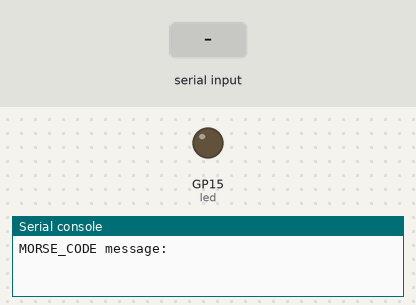
This program was run on a simulated Raspberry Pi Pico running CircuitPython. On the bench: output pins drawn as LEDs (lit = HIGH), the last lines printed to the serial console. The inputs (shaded band) are chosen by the test bench.

Above: at 1.2 s.
1.3 s: "." typed at the serial console, then Enter
At 1.9 s:
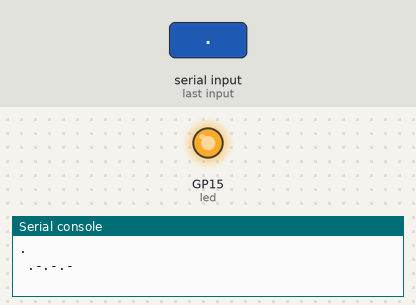
4.3 s: "-" typed at the serial console, then Enter
Timing chart, 0 to 13.3 s (numbered marks = the images above; inputs shaded):
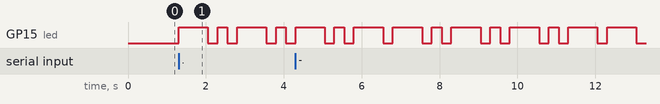

The program:

Morse1.py
```python
import board
import digitalio
import time
led = digitalio.DigitalInOut(board.GP15)
led.direction = digitalio.Direction.OUTPUT

# Dictionary representing the morse code chart
MORSE_CODE = { 'A':'.-', 'B':'-...',
    'C':'-.-.', 'D':'-..', 'E':'.',
    'F':'..-.', 'G':'--.', 'H':'....',
    'I':'..', 'J':'.---', 'K':'-.-',
    'L':'.-..', 'M':'--', 'N':'-.',
    'O':'---', 'P':'.--.', 'Q':'--.-',
    'R':'.-.', 'S':'...', 'T':'-',
    'U':'..-', 'V':'...-', 'W':'.--',
    'X':'-..-', 'Y':'-.--', 'Z':'--..',
    '1':'.----', '2':'..---', '3':'...--',
    '4':'....-', '5':'.....', '6':'-....',
    '7':'--...', '8':'---..', '9':'----.',
    '0':'-----', ', ':'--..--', '.':'.-.-.-',
    '?':'..--..', '/':'-..-.', '-':'-....-',
    '(':'-.--.', ')':'-.--.-'}
modifier = 0.25
dot_time = 1*modifier
dash_time = 3*modifier
between_taps = 1*modifier
between_letters = 3*modifier
between_words = 7*modifier
translated_message = ''# tells the code to put a space inbetween the code.

while True:
    message = input("MORSE_CODE message: ") # tells computer to ask for message
    print(message)
    if message == '-q':# if the user types in a lowercase -q quit
            break
    message= message.upper()# turns lowercase into upercase
    print(message)

    for letter in message:
        translated_message = translated_message + ' ' + MORSE_CODE[letter] # tells code to do translated message plus a space for the morse code to stay in one line.

    print(translated_message) # this prints the code

    for character in translated_message: #loop thru morse message
        print(character)
        if character == ".":
            led.value = True
            time.sleep(dot_time)
            led.value = False
        if character == "/":
            led.value = True
            time.sleep(between_taps)
            led.value = False
        if character == " ":
            led.value = True
            time.sleep(between_letters)
            led.value = False
        if character == "-":
            led.value = True
            time.sleep(dash_time)
            led.value = False

        time.sleep(dot_time)
```

Measured:
- after the input at 1.3 s, GP15 (led): LOW → HIGH at once, → LOW 0.75 s later, → HIGH 0.25 s later, → LOW 0.25 s later, … (8 changes in this stretch)
